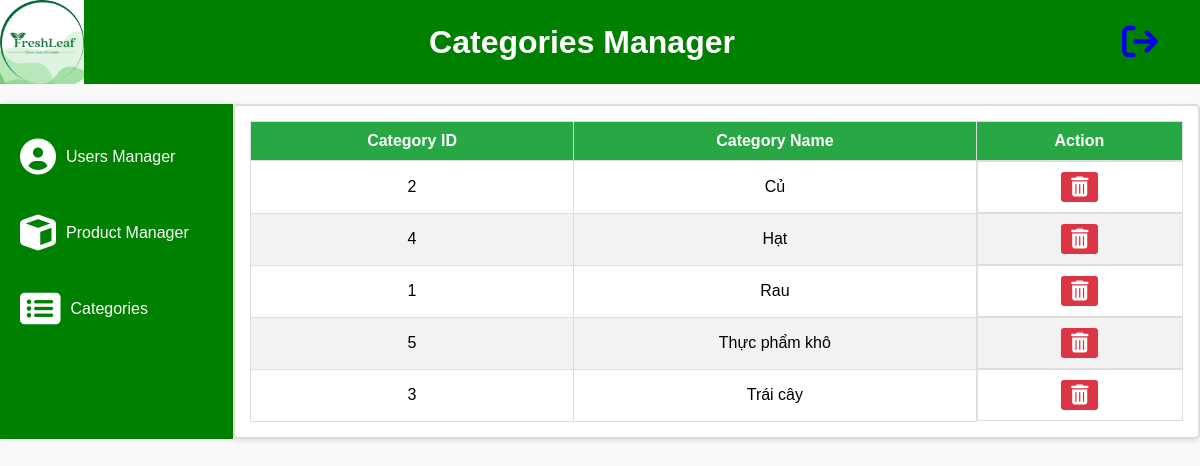
The page /Admin/Categories (signed in) on the database as committed earlier.
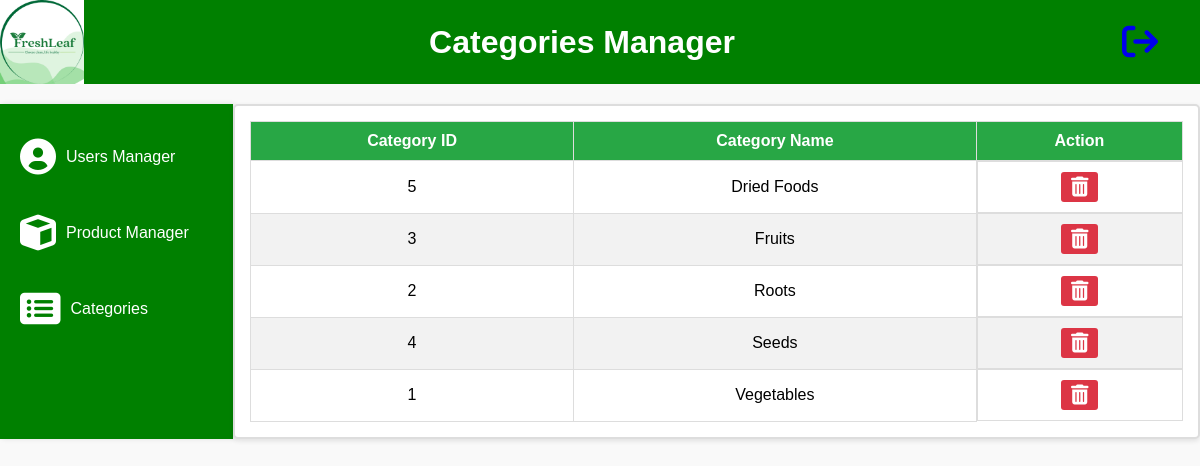
The same page on the database as committed later.
### tables this page shows
CREATE TABLE `categories` (
  `category_id` int(11) NOT NULL,
  `category_name` varchar(255) NOT NULL
);

### mvc/core/Controller.php (called while the page is built, shortened)
<?php
class Controller {
    public function view($view, $data = []) {
        require_once "./mvc/views/" . $view . ".php";
    }
}
?>

### mvc/core/App.php (called while the page is built, shortened)
<?php
class App {
    protected $method = 'index';
    public function __construct() {
        $url = $this->parseUrl();
        if (isset($url[0]) && file_exists('./mvc/controller/' . $url[0] . 'Controller.php')) {
            unset($url[0]);
        }
        $controller = new $this->controller;
        if (isset($url[1]) && method_exists($controller, $url[1])) {
            $this->method = $url[1];
            unset($url[1]);
        }
        $this->params = $url ? array_values($url) : [];
        call_user_func_array([$controller, $this->method], $this->params);
    }
    public function parseUrl() {
        if (isset($_GET['url']) && is_string($_GET['url'])) {
            return explode('/', filter_var(rtrim($_GET['url'], '/'), FILTER_SANITIZE_URL));
        }
        return [];
    }
}
?>

### index.php (called while the page is built)
<?php
require_once './mvc/core/App.php';
require_once './mvc/core/Db.php';
require_once './mvc/core/Controller.php';
$app = new App;
?>

### mvc/core/Db.php (called while the page is built, shortened)
<?php
class Db {
    private $host = "localhost";
    private $username = "root";
    private $password = "";
    private $dbname = "freshLeaf_website";
    public function __construct() {
        $this->conn = new mysqli($this->host, $this->username, $this->password, $this->dbname);
    }
}
?>

### mvc/model/ProductModel.php (called while the page is built, shortened)
<?php
require_once('C:\xampp\htdocs\freshleaf_website\mvc\core\Db.php');
class ProductModel extends Db{
    public function getAllCategories(){
        $sql = "SELECT * FROM categories";
        $result = mysqli_query($this->conn, $sql);
        return mysqli_fetch_all($result, MYSQLI_ASSOC);
    }
}
?>

### mvc/views/Admin/CategorisManager.php (the view, shortened to what this page needs)
<?php
    require_once('C:\xampp\htdocs\freshleaf_website\mvc\controller\AdminController.php');
    $categories = $data['category'];
?>
<!DOCTYPE html>
<html lang="en">
<head>
    <link rel="stylesheet" href="https://cdnjs.cloudflare.com/ajax/libs/font-awesome/4.7.0/css/font-awesome.min.css">
    <link href="https://cdnjs.cloudflare.com/ajax/libs/font-awesome/6.0.0-beta3/css/all.min.css" rel="stylesheet">
    <link rel="stylesheet" href="/freshleaf_website/public/css/categories.css?v=<?php echo time();?>">
</head>
<body>
    <div class="title">
        <img src="/freshleaf_website/public/images/logo_website.png" alt="">
        <h1>Categories Manager</h1>
        <div class="logout"><a href="/freshleaf_website/User/Logout"><i class="fa fa-sign-out" style="font-size:36px"></i></a></div>
    </div>
    <div class="content">
        <div class="navigation">
            <button class="btn">
                <a href="/freshleaf_website/Admin/UserManager"><i class="fa fa-user-circle-o" style="font-size:36px"></i>Users Manager</a>
            </button>
            <button class="btn">
            <a href="/freshleaf_website/Admin/ProductManager">
            <i class="fas fa-cube" style="font-size:36px"></i>
                Product Manager
            </a>
            </button>
            <button class="btn">
                <a href="/freshleaf_website/Admin/Categories">
                <i class="fa fa-list-alt" style="font-size:36px;"></i>Categories
                </a>
            </button>
        </div>
        <div class="tableContent">
            <table>
                <thead>
                    <tr class="product_content">
                        <th>Category ID</th>
                        <th>Category Name</th>
                        <th>Action</th>
                    </tr>
                </thead>
                <tbody>
                    <?php foreach($categories as $category): ?>
                        <tr>
                            <td><?php echo $category['category_id'] ?></td>
                            <td><?php echo $category['category_name'] ?></td>
                            <td class="action">
                                <form action="/freshleaf_website/Admin/DeleteCategory" method="POST" onsubmit="return confirm('Are you sure you want to delete this category?');">
                                    <button class="delete-btn" type="submit"><i class="fa fa-trash-o" style="font-size:20px"></i></button>
                                </form>
                            </td>
                        </tr>
                    <?php endforeach;?>
                </tbody>
            </table>
        </div>
    </div>
</body>
</html>

Rows that differ between the two databases and show on the page:
changed categories id 5: category_name "Thực phẩm khô" → "Dried Foods"; moves up the list
changed categories id 3: category_name "Trái cây" → "Fruits"; moves up the list
changed categories id 2: category_name "Củ" → "Roots"
changed categories id 4: category_name "Hạt" → "Seeds"
changed categories id 1: category_name "Rau" → "Vegetables"
